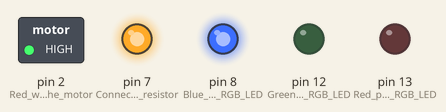
This sketch was run on a simulated Arduino Uno, built with avr-gcc and run on an emulated ATmega328P. On the bench: switched loads named in the sketch (green lamp = pin HIGH), output pins drawn as LEDs (lit = HIGH).

Above: at 0.02 s.
At 0.72 s:
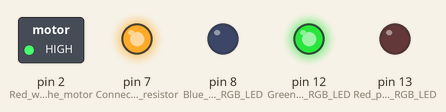
At 1.47 s:
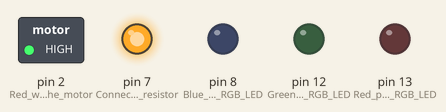
At 2.92 s:
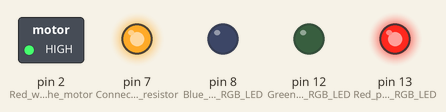
Timing chart, 0 to 3.2 s (numbered marks = the images above):
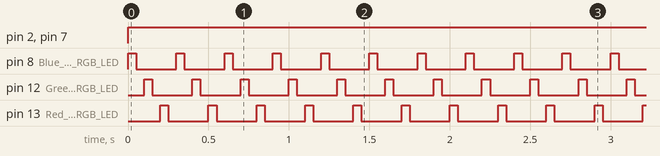

The sketch:

blinking_leds_with_fan.ino
```cpp
/*
Parts needed:
x1 Arduino
x1 Breadboard
x1 Fan Blade
x1 3-6V Motor
x1 RGB LED
x1 White LED (or any other of your choice as long as it isn't RGB)
x2 Resistors (In my circuit I used 330 ohm resistance)
x6 Wires - colors of your choice
*/

/*
Instructions:
First, connect your Arduino to your computer.
Then, connect your RGB LED to the breadboard.
Next, connect your other LED to the breadboard.
Now, add one of your resistors next to the cathode of your RGB LED.
Add another next to the cathode of your other LED. Make sure that your resistors are situated in such a way that they are connected electrically to their respective LEDs.
Now, go back to your RGB LED. Connect a wire to the unused side of the resistor connected to the LED. Attach the other end of that wire to the GND pin of your Arduino.
Go to your other LED and do the same with the resistor for that one as was explained in the previous step, except attach the unused end (the end that must be connected to the GND pin) of the wire to the spot next to the wire next to the resistor from the previous step.
Now that you have both of your LEDs connected to the GND pin of the Arduino, we can start connecting the LEDs to output pins on the Arduino.
Find the red end of your RGB LED and connect it to a pin of your choice on the Arduino. Repeat for the green and blue ends of the RGB LED and do the same for the anode of the regular LED.
Great, now we can start hooking up the motor and fanblade. If you have not done so already, attach the fanblade to your motor.
Take the red wire of your motor and connect it to a pin of your choosing on the Arduino.
Now take the black wire of your motor and attach it next to the wires on the breadboard that are connected to the GND pin on the Arduino.
Finally, copy - paste the code below into your Arduino IDE. Tailor it to your needs. Run the program, and the LEDs should turn on. The RGB LED will start blinking, and the other LED won't blink but it will still be on. You may need to give the fanblade a little push for the motor to start running properly.

Note: You can set up your circuit in any way you want, this is just to direct you in a general idea of how to assemble it.
*/


void setup() {
  pinMode(13, OUTPUT); // Red pin of the RGB LED
  pinMode(12, OUTPUT); // Green pin of the RGB LED
  pinMode(8, OUTPUT); // Blue pin of the RGB LED
  pinMode(7, OUTPUT); // Connected to the resistor for the regular LED. Resistor is connected to the anode of that LED
  pinMode(2, OUTPUT); // Red wire of the motor
}

void loop() {
  digitalWrite(2, HIGH); // Sends a signal to the motor

  digitalWrite(7, HIGH); // Sends a signal to the regular LED
  digitalWrite(8, HIGH); // Sends a high electrical signal to the blue pin of the RGB LED
  delay(50); // Delays for .05 seconds
  digitalWrite(8, LOW); // Sends a low electrical signal to the blue pin of the RGB LED
  delay(50); // Delays for .05 seconds
  // You should be able to get the gist of it for the next 8 lines.
  digitalWrite(12, HIGH);
  delay(50);
  digitalWrite(12, LOW);
  delay(50);
  digitalWrite(13, HIGH);
  delay(50);
  digitalWrite(13, LOW);
  delay(50);
}
```

Measured:
- by itself, pin 2 (Red_wire_of_the_motor), pin 7 (Connected_to_the_resistor): LOW → HIGH at 0.00 s
- by itself, pin 8 (Blue_pin_of_the_RGB_LED), pin 12 (Green_pin_of_the_RGB_LED), pin 13 (Red_pin_of_the_RGB_LED): alternates HIGH for 0.05 s and LOW for 0.25 s
